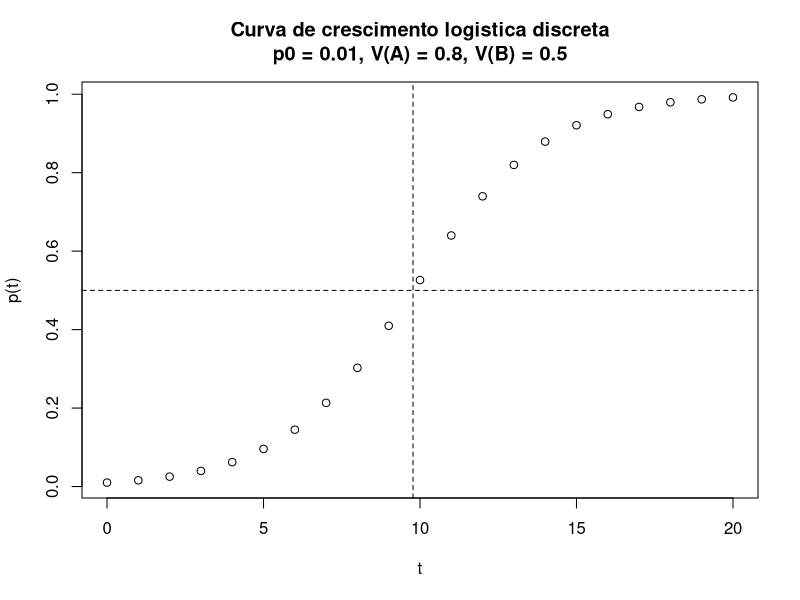

Here is the R script that generated this plot:
# eiras.demopt.R

p0 <- 0.01
VA <- 0.8
VB <- 0.5
t <- seq(0,20,1)
p <- 1/(1 + ((1 - p0)/p0)*((VB/VA)^t))
plot(t, p, 
     type="p", 
     main=paste0("Curva de crescimento logistica discreta\n",
                 "p0 = ",p0,", V(A) = ",VA,", V(B) = ",VB), 
     ylab="p(t)", 
     xlab="t")
t_inflex <- -log(p0/(1-p0))/log(VA/VB)
pt_inflex <- 1/2
abline(v=t_inflex,lty=2)
abline(h=pt_inflex,lty=2)
cat("t de inflexao = ", 
    t_inflex, 
    " geracoes", 
    sep="")